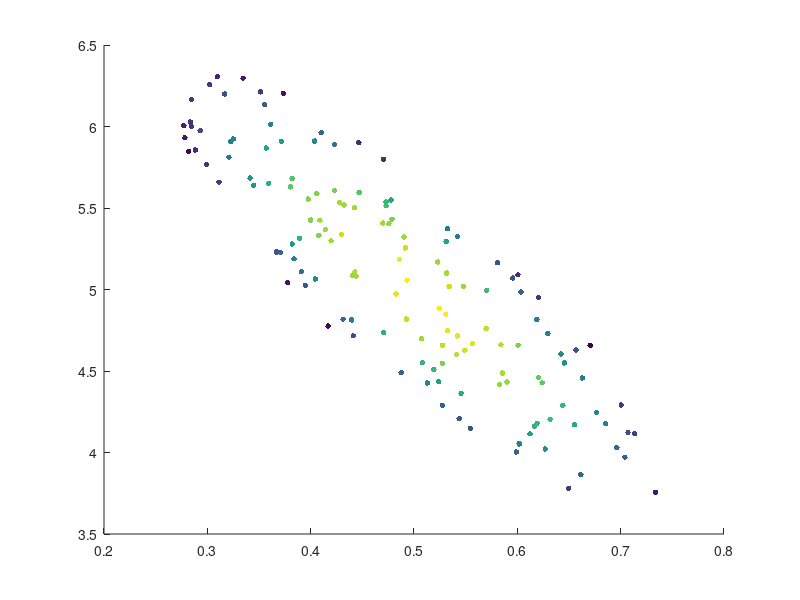
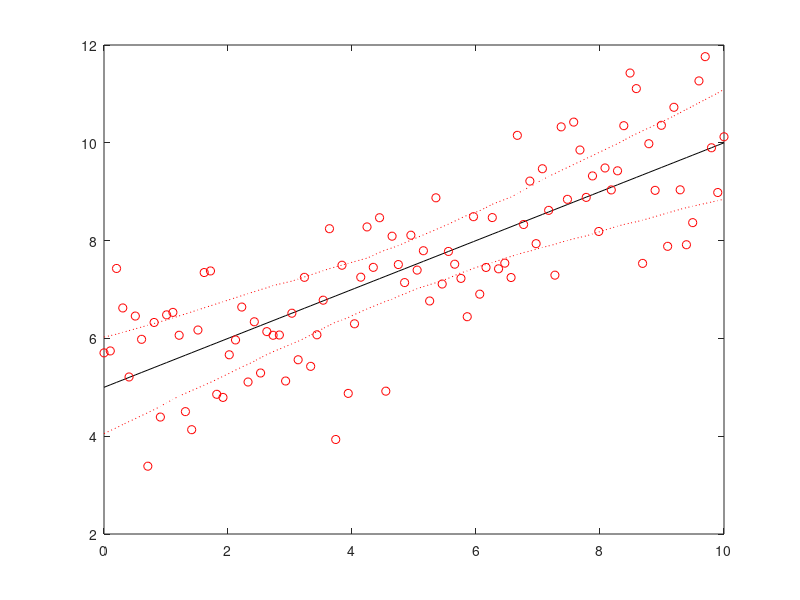

The MATLAB source for these figures, in order:
% Generates 100 samples
f = @(tt,x) tt(1).*x+tt(2);
x = linspace(0,10,100)';
t = [.5;5];
y = f(t,x) + normrnd(0,1,numel(x),1);

% Informal likelihood and behavioural limit
L    = @(tt) 1-sum((y-f(tt,x)).^2)/sum((y-mean(y)).^2);
minL = 0.5;

% Sample parameter space and evaluate likelihood
nsim = 1e4;
p    = numel(t);
tt   = zeros(nsim,p);
lob  = [-2 0];
upb  = [2 10];
for id = 1:p
    tt(:,id) = unifrnd(lob(id),upb(id),nsim,1);
end
ttL = zeros(nsim,1);
for id = 1:nsim
    ttL(id) = L(tt(id,:));
end

% Retain only behavioural parameters and reescale likelihood
idbe = find(ttL>minL);
tt   = tt(idbe,:);
ttL  = ttL(idbe);
ttL  = ttL./sum(ttL);

% Plot parameter space
figure
scatter(tt(:,1),tt(:,2),16,ttL,'filled')

% Plot IC
nboot  = 1e4;
samp_t = tt(randsample(numel(ttL),nboot,'true',ttL),:);
y_out  = samp_t(:,1)'.*x+samp_t(:,2)';
y_ic   = quantile(y_out',[.05 .95]);
figure
plot(x,f(t,x),'k-'); hold on;
plot(x,y,'ro');
plot(x,y_ic','r:'); hold off;